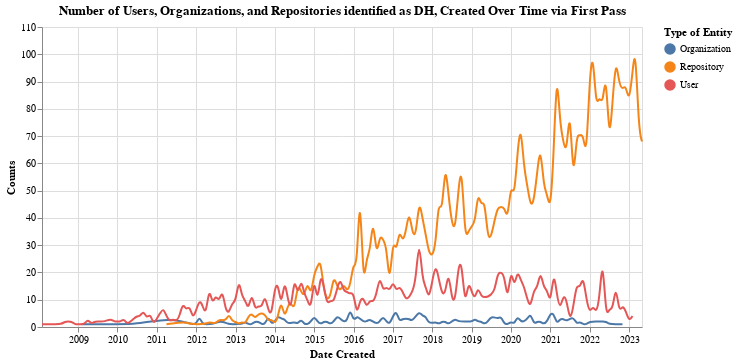

The notebook cell this image was saved under:
### Code cell
first_pass_chart

### Figure 1 — Vega-Lite specification as saved in the notebook (floating-point values rounded to 4 significant figures; data arrays with more than 128 entries replaced by an {"elided": "..."} marker saying what was removed)
{"$schema": "https://vega.github.io/schema/vega-lite/v5.6.1.json", "config": {"view": {"continuousHeight": 300, "continuousWidth": 300}}, "data": {"name": "data-0219d94d5712f30020bac7330b2f7a83"}, "datasets": {"data-0219d94d5712f30020bac7330b2f7a83": {"elided": "432 records"}}, "height": 300, "layer": [{"encoding": {"color": {"field": "data_type", "title": "Type of Entity", "type": "nominal"}, "x": {"axis": {"format": "%Y"}, "field": "date", "title": "Date Created", "type": "temporal"}, "y": {"field": "counts", "title": "Counts", "type": "quantitative"}}, "mark": {"interpolate": "basis", "type": "line"}}, {"encoding": {"opacity": {"value": 0}, "x": {"field": "date", "type": "temporal"}}, "mark": {"type": "point"}, "name": "view_2"}, {"encoding": {"color": {"field": "data_type", "title": "Type of Entity", "type": "nominal"}, "opacity": {"condition": {"empty": false, "param": "param_2", "value": 1}, "value": 0}, "x": {"axis": {"format": "%Y"}, "field": "date", "title": "Date Created", "type": "temporal"}, "y": {"field": "counts", "title": "Counts", "type": "quantitative"}}, "mark": {"type": "point"}}, {"encoding": {"x": {"field": "date", "type": "temporal"}}, "mark": {"color": "gray", "type": "rule"}, "transform": [{"filter": {"empty": false, "param": "param_2"}}]}, {"encoding": {"color": {"field": "data_type", "title": "Type of Entity", "type": "nominal"}, "text": {"condition": {"empty": false, "field": "counts", "param": "param_2"}, "value": " "}, "x": {"axis": {"format": "%Y"}, "field": "date", "title": "Date Created", "type": "temporal"}, "y": {"field": "counts", "title": "Counts", "type": "quantitative"}}, "mark": {"align": "left", "dx": 5, "dy": -5, "type": "text"}}], "params": [{"name": "param_2", "select": {"encodings": ["x"], "nearest": true, "on": "mouseover", "type": "point"}, "views": ["view_2"]}], "title": "Number of Users, Organizations, and Repositories identified as DH, Created Over Time via First Pass", "width": 600}
